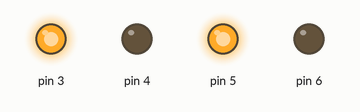
This sketch was run on a simulated Arduino Uno, built with avr-gcc and run on an emulated ATmega328P. On the bench: output pins drawn as LEDs (lit = HIGH).

Above: at 2.5 s.
At 7.5 s:
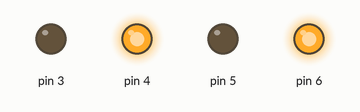
Timing chart, 0 to 13.0 s (numbered marks = the images above):
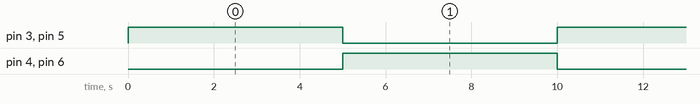

The sketch:

sketch_jun23_PROJECT_1.ino
```cpp
void setup()
{
  // FOR LEFT MOTOR//
  pinMode(3,OUTPUT);
  pinMode(4,OUTPUT);
  //FOR RIGHT MOTOR//
  pinMode(5,OUTPUT);
  pinMode(6,OUTPUT);
}

void loop()
{
  // FOR FORWADR//
  //FOR LEFT MOTOR//
digitalWrite(3,HIGH);
digitalWrite(4,LOW);
 // FOR RIGHT MOTOR//
 digitalWrite(5,HIGH);
 digitalWrite(6,LOW);
 delay(5000);
   // FOR BACKWARD//
  //FOR LEFT MOTOR//
digitalWrite(3,LOW);
digitalWrite(4,HIGH);
 // FOR RIGHT MOTOR//
 digitalWrite(5,LOW);
 digitalWrite(6,HIGH);
 delay(5000);
}
```

Measured:
- by itself, pin 3–6: alternates HIGH for 5.0 s and LOW for 5.0 s
